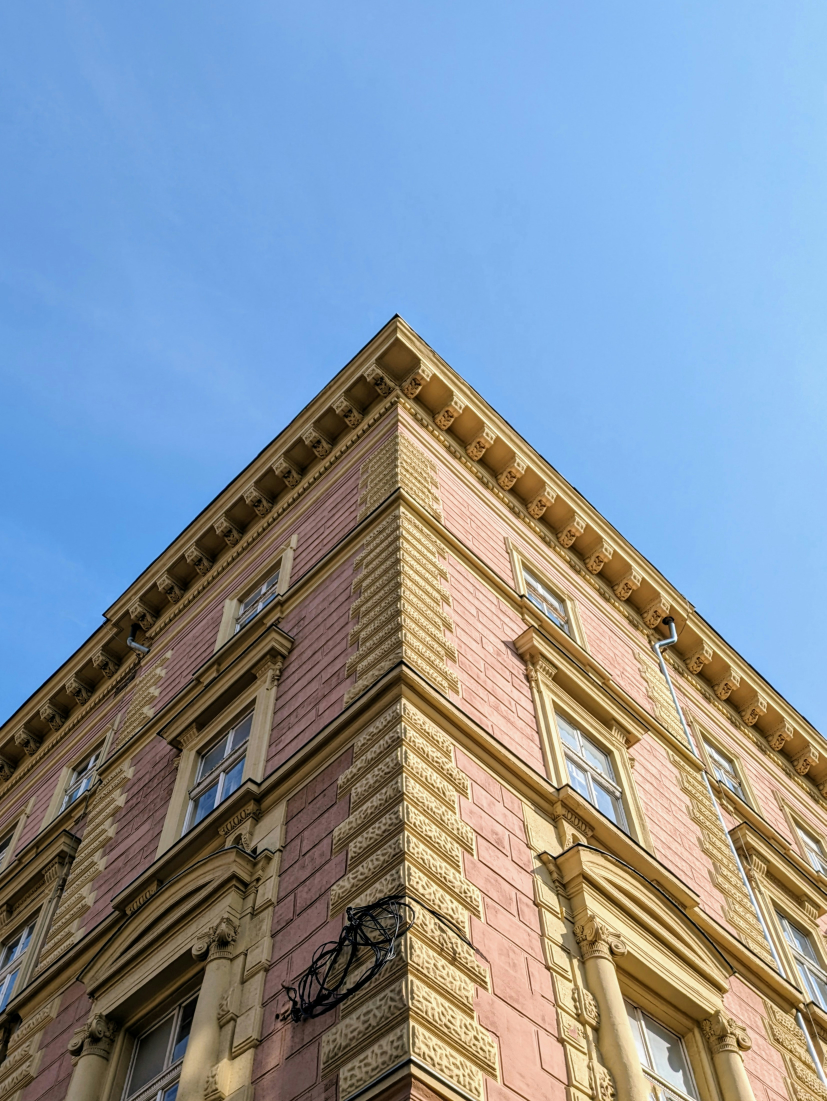
#> input picture dataset/building/daniel-diemer-R60n2uf2HXk-unsplash.jpg, 3306 x 4404 px (shown at 1/4 size); its folder holds only this picture in this run
$ python orb.py
#> lines starting #> are read from the running program, lines starting #| are printed output that depends on the picture
import cv2
import os
import csv
import time

INPUT_FOLDER = "dataset"
OUTPUT_FOLDER = "demo/orb"
METRICS_PATH = "results/orb_metrics.csv"

os.makedirs(OUTPUT_FOLDER, exist_ok=True)
os.makedirs("results", exist_ok=True)

orb = cv2.ORB_create(
    nfeatures=500,
    scaleFactor=1.2,
    nlevels=8,
    edgeThreshold=31,
    firstLevel=0,
    WTA_K=2,
    scoreType=cv2.ORB_HARRIS_SCORE,
    patchSize=31,
    fastThreshold=20
)

rows = []
valid_ext = (".jpg", ".jpeg", ".png", ".bmp", ".tif", ".tiff")

for category in sorted(os.listdir(INPUT_FOLDER)):
    category_path = os.path.join(INPUT_FOLDER, category)

    if not os.path.isdir(category_path):
        continue

    output_category = os.path.join(OUTPUT_FOLDER, category)
    os.makedirs(output_category, exist_ok=True)

    for filename in sorted(os.listdir(category_path)):
        if not filename.lower().endswith(valid_ext):
            continue

        img_path = os.path.join(category_path, filename)
        img = cv2.imread(img_path)
#> img is the input picture: shape (4404, 3306, 3); mean B, G, R 159.8, 147.3, 134.8

        if img is None:
            print(f"Okunamadı: {img_path}")
            continue

        img = cv2.resize(img, (512, 512))
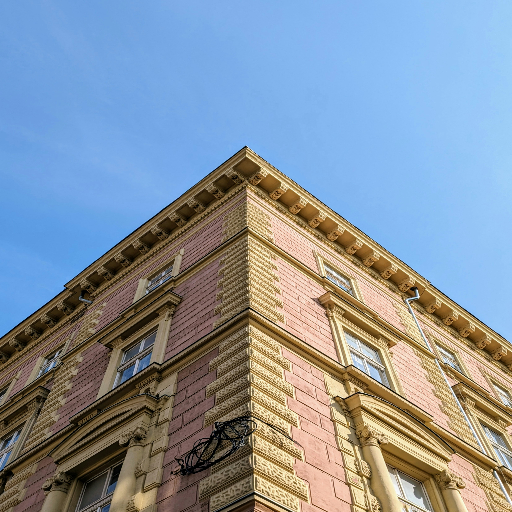
#> img: shape (512, 512, 3); mean B, G, R 159.7, 147.2, 134.7
        gray = cv2.cvtColor(img, cv2.COLOR_BGR2GRAY)
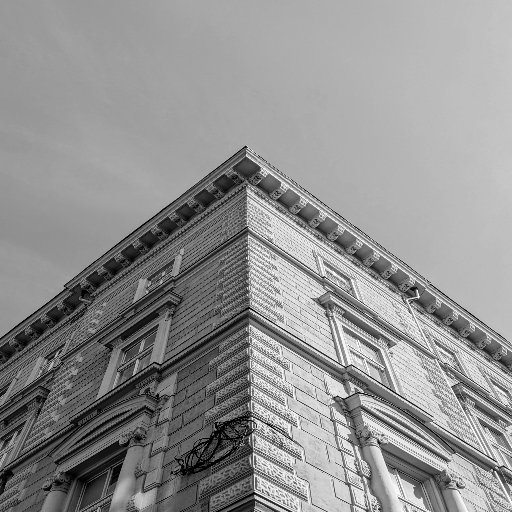
#> gray: shape (512, 512); min 0, max 253, mean 144.9

        start = time.perf_counter()
        keypoints, descriptors = orb.detectAndCompute(gray, None)
#> keypoints = 500 keypoints; strongest (x, y, size): (418, 296, 31), (249, 437, 31), (378, 441, 31), (452, 386, 31)
        elapsed_ms = (time.perf_counter() - start) * 1000

        output_img = cv2.drawKeypoints(
            img,
            keypoints,
            None,
            color=(0, 255, 0),
            flags=cv2.DrawMatchesFlags_DRAW_RICH_KEYPOINTS
        )
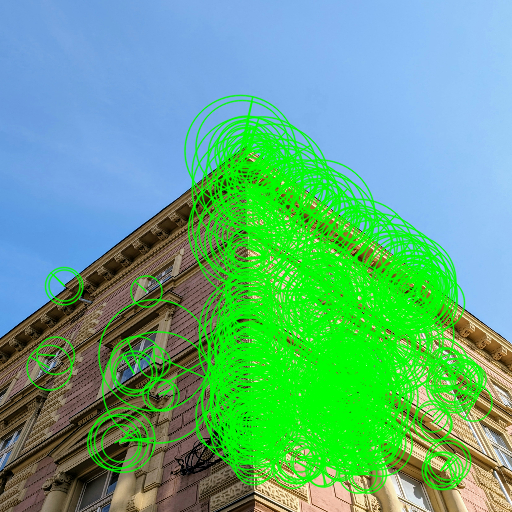
#> output_img: shape (512, 512, 3); mean B, G, R 130.5, 172.6, 96.4

        name, ext = os.path.splitext(filename)
        save_name = f"orb_{category}_{name}.jpg"
        save_path = os.path.join(output_category, save_name)

        cv2.imwrite(save_path, output_img)

        rows.append({
            "category": category,
            "filename": filename,
            "algorithm": "ORB",
            "keypoint_count": len(keypoints),
            "time_ms": round(elapsed_ms, 4),
            "descriptor_shape": str(descriptors.shape) if descriptors is not None else "None"
        })
#> pass 2 of the loop `for category in sorted(os.listdir(INPUT_FOLDER)):`:
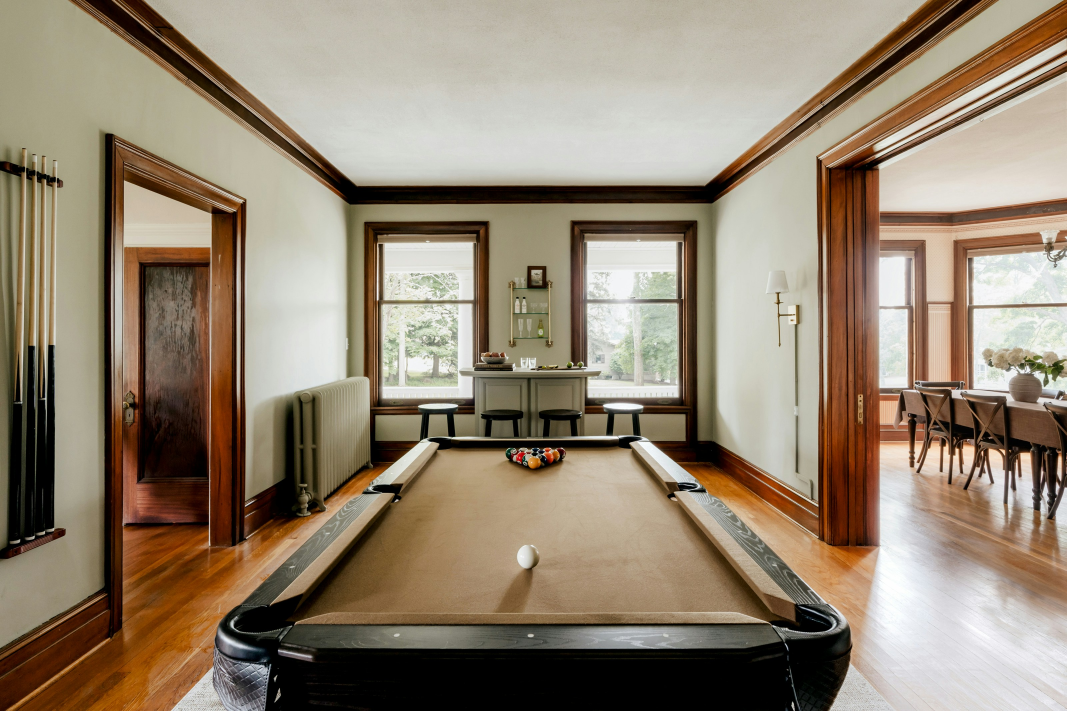
#> input picture dataset/indoor/clay-banks-v2HDOrh-K3s-unsplash.jpg, 3200 x 2133 px (shown at 1/3 size)
#> img is the input picture: shape (2133, 3200, 3); mean B, G, R 113.6, 132.6, 147.5
#> img: shape (512, 512, 3)
#> `gray = cv2.cvtColor(img, cv2.COLOR_BGR2GRAY)`:
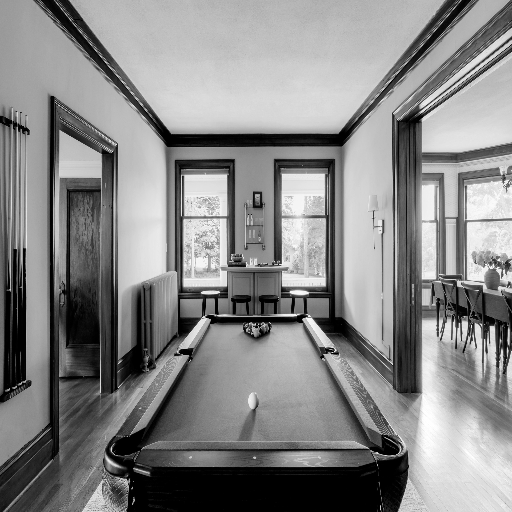
#> gray: shape (512, 512); min 0, max 255, mean 134.8
#> keypoints = 500 keypoints; strongest (x, y, size): (303, 319, 31), (292, 311, 31), (207, 317, 31), (305, 316, 31)
#> `output_img = cv2.drawKeypoints( img, keypoints, None, color=(0, 255, 0..`:
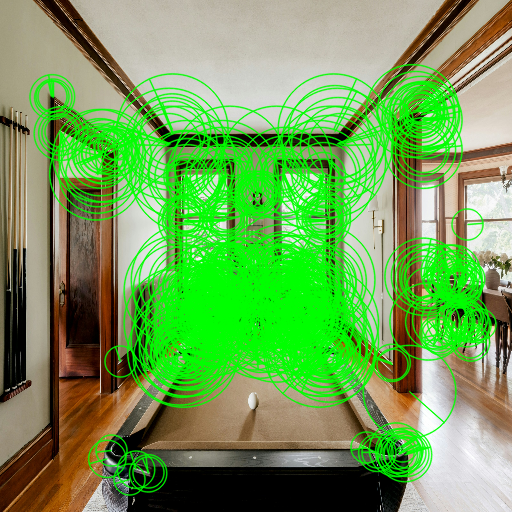
#> output_img: shape (512, 512, 3); mean B, G, R 85.9, 161, 111.6

with open(METRICS_PATH, "w", newline="", encoding="utf-8") as f:
    writer = csv.DictWriter(
        f,
        fieldnames=[
            "category",
            "filename",
            "algorithm",
            "keypoint_count",
            "time_ms",
            "descriptor_shape"
        ]
    )
    writer.writeheader()
    writer.writerows(rows)

print(f"ORB tamamlandı. {len(rows)} görüntü işlendi.")
#| ORB tamamlandı. 2 görüntü işlendi.
print(f"Sonuç klasörü: {OUTPUT_FOLDER}")
print(f"Performans tablosu: {METRICS_PATH}")
